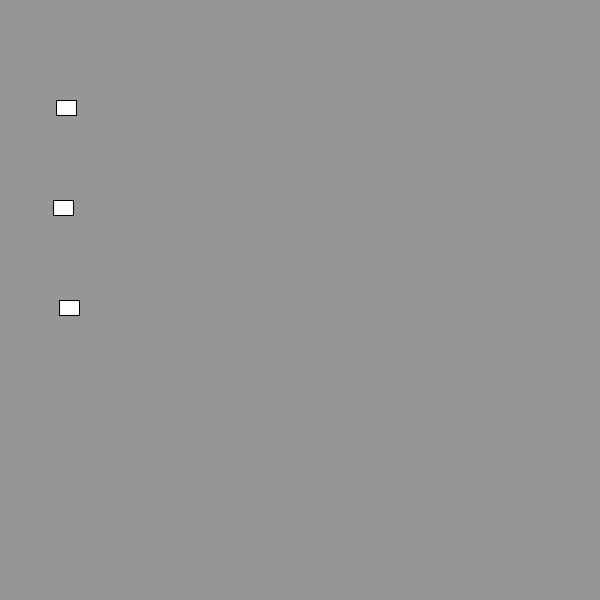
Frame 1 (no input)
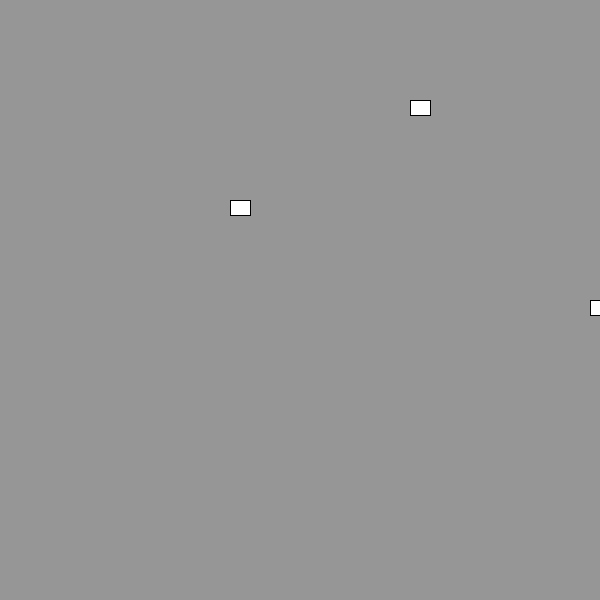
Frame 60 (the mouse pressed at the canvas centre just before this capture)
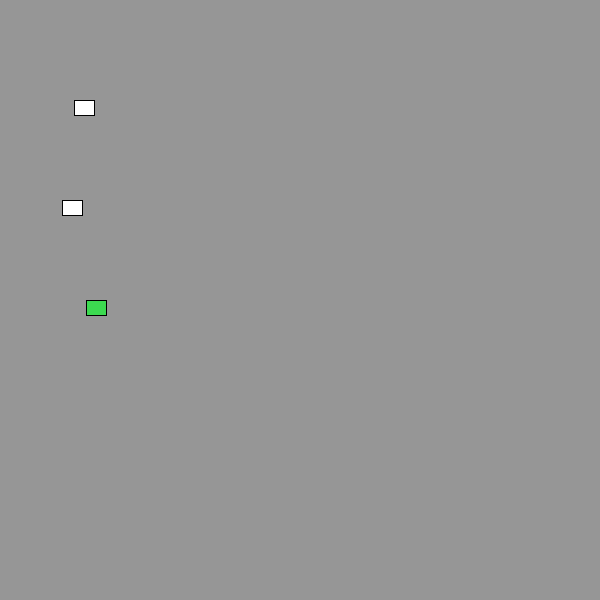
Frame 120 (the mouse held since frame 60 and released just before this capture)

The Processing sketch that drew these frames (run headless with seeded random() and noise(); from frame 60 on, the mouse is pressed at the canvas centre):

// Processing sketch: processing_166254
// ── processing_166254.pde

Car myCar1;
Car myCar2;
Car myCar3; 



void setup() {
  size(600,600);
  myCar1 = new Car(color(255),100,50); 
  myCar2 = new Car(color(255),200,50);
  myCar3 = new Car(color(255),300,50);
}

void draw() {
  background(150);
  myCar1.move();
  myCar1.display();
  myCar2.move();
  myCar2.display();
  myCar3.move();
  myCar3.display();
  
  if (myCar1.xpos > width || myCar1.xpos <0 ||
      myCar2.xpos > width || myCar2.xpos <0 ||
      myCar3.xpos > width || myCar3.xpos <0 ) {
      myCar1.xspeed = myCar1.xspeed*-1;
      myCar2.xspeed = myCar2.xspeed*-1;
      myCar3.xspeed = myCar3.xspeed*-1;
}
  
  
}

class Car { 
  float xpos;
  float ypos;
  int xspeed = (int)random(1,10);
  int r = 255;
  int g = 255;
  int b = 255;
  color c;


  Car( color tempC, float tempYpos, float tempXpos) {
    c = tempC;
    ypos = tempYpos;
    xpos = tempXpos;
  }

  void display() {
    if (xpos > width || xpos < 1){
    r = int(random(255));
    g = int(random(255));
    b = int(random(255));
    }
    fill(r,g,b);
    rect(xpos,ypos,20,15);
     
  }
   
  void move() {
    xpos = xpos + xspeed;
    }
    
}
